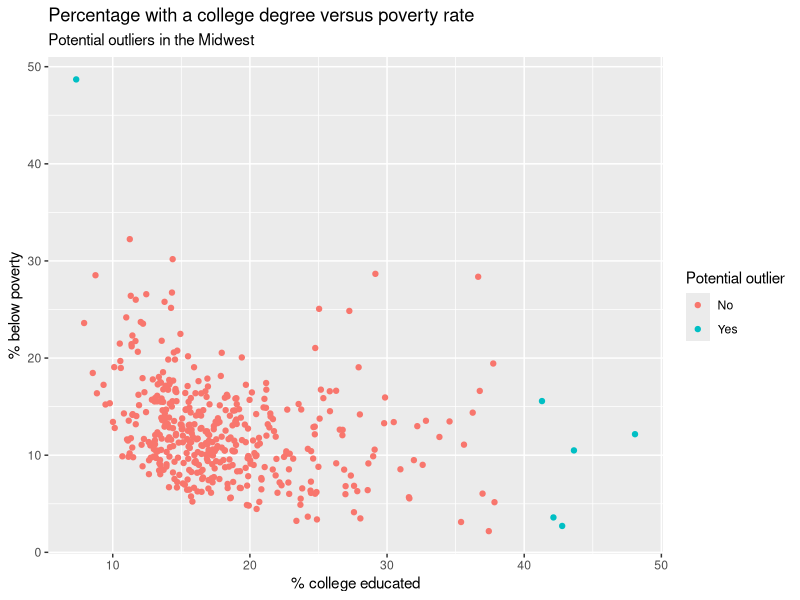

This chart was generated by the following R code:
## ---- chunk 1
#| eval: true
#| message: false

library(tidyverse)
## ---- chunk 2
# Done with the assistance of ChatGPT
midwest %>%
  count(state) %>%
  arrange(desc(n))
## ---- chunk 3
# Done with the assistance of ChatGPT
midwest %>%
  count(county) %>%
  filter(n == 5)
## ---- chunk 4
# Done with the assistance of ChatGPT
midwest %>%
  filter(popdensity > 25000) %>%
  select(county, state, popdensity, poptotal, area) %>%
  arrange(desc(popdensity))
## ---- chunk 5
# Done with the assistance of ChatGPT
midwest %>%
  filter(popdensity == max(popdensity)) %>%
  select(county, state, popdensity, poptotal, area) %>%
  arrange(desc(popdensity))
## ---- chunk 6
# Done with the assistance of ChatGPT
midwest %>%
  summarize(
    typical_density = median(popdensity),
    q1 = quantile(popdensity, 0.25),
    q3 = quantile(popdensity, 0.75)
  )
## ---- chunk 7
# Done with the assistance of ChatGPT
midwest %>%
  mutate(metro = if_else(inmetro == 1, "Yes", "No")) %>%
  count(state, metro) %>%
  group_by(state) %>%
  mutate(prop = n / sum(n)) %>%
  ungroup()
## ---- chunk 8
# Done with the assistance of ChatGPT
midwest %>%
  filter(percbelowpoverty > 45, percollege < 10) %>%
  select(county, state, percbelowpoverty, percollege)
## ---- chunk 9
# Done with the assistance of ChatGPT
midwest %>%
  filter(percbelowpoverty > 45, percollege < 10) %>%
  select(county, state, percbelowpoverty, percollege)
## ---- chunk 10
# Done with the assistance of ChatGPT
midwest %>%
  filter(
    (percbelowpoverty > 45 & percollege < 10) |
    (percollege >= 40 & percbelowpoverty <= 20)
  ) %>%
  select(county, state, percbelowpoverty, percollege)
## ---- chunk 11
# Done with the assistance of ChatGPT
midwest %>%
  mutate(
    potential_outlier = if_else(
      (percbelowpoverty > 45 & percollege < 10) |
        (percollege >= 40 & percbelowpoverty <= 20),
      "Yes",
      "No"
    )
  ) %>%
  select(county, state, percbelowpoverty, percollege, potential_outlier) %>%
  arrange(potential_outlier)
## ---- chunk 12
# Done with the assistance of ChatGPT
midwest %>%
  mutate(
    potential_outlier = if_else(
      (percbelowpoverty > 45 & percollege < 10) |
        (percollege >= 40 & percbelowpoverty <= 20),
      "Yes",
      "No"
    )
  ) %>%
  ggplot(aes(x = percollege, y = percbelowpoverty, color = potential_outlier)) +
  geom_point() +
  labs(
    title = "Percentage with a college degree versus poverty rate",
    subtitle = "Potential outliers in the Midwest",
    x = "% college educated",
    y = "% below poverty",
    color = "Potential outlier"
  )
## ---- chunk 13
# Done with the assistance of ChatGPT
state_population <- midwest %>%
  group_by(state) %>%
  summarize(total_population = sum(poptotal)) %>%
  arrange(desc(total_population))

state_population
## ---- chunk 14
# Done with the assistance of ChatGPT
state_population %>%
  mutate(prop_population = total_population / sum(total_population)) %>%
  arrange(desc(prop_population))
## ---- chunk 15
# Done with the assistance of ChatGPT
state_poverty <- midwest %>%
  group_by(state) %>%
  summarize(mean_percbelowpoverty = mean(percbelowpoverty))

state_poverty
## ---- chunk 16
# Done with the assistance of ChatGPT
state_poverty %>%
  arrange(mean_percbelowpoverty)
## ---- chunk 17
# Done with the assistance of ChatGPT
df <- tibble(
  var_1 = c(10, 20, 30, 40, 50),
  var_2 = c("Pizza", "Burger", "Pizza", "Pizza", "Burger"),
  var_3 = c("Apple", "Apple", "Pear", "Pear", "Banana")
)

df
## ---- chunk 18
# Done with the assistance of ChatGPT
df |>
  arrange(var_2)
## ---- chunk 19
# Done with the assistance of ChatGPT
df |>
  group_by(var_2)
## ---- chunk 20
# Done with the assistance of ChatGPT
df |>
  group_by(var_2) |>
  summarize(mean_var_1 = mean(var_1))
## ---- chunk 21
# Done with the assistance of ChatGPT
df |>
  group_by(var_2, var_3) |>
  summarize(mean_var_1 = mean(var_1))
## ---- chunk 22
# Done with the assistance of ChatGPT
df |>
  group_by(var_2, var_3) |>
  summarize(mean_var_1 = mean(var_1), .groups = "drop")
## ---- chunk 23
# Done with the assistance of ChatGPT
df |>
  group_by(var_2, var_3) |>
  summarize(mean_var_1 = mean(var_1), .groups = "drop")
## ---- chunk 24
# Done with the assistance of ChatGPT
df |>
  group_by(var_2, var_3) |>
  mutate(mean_var_1 = mean(var_1))
